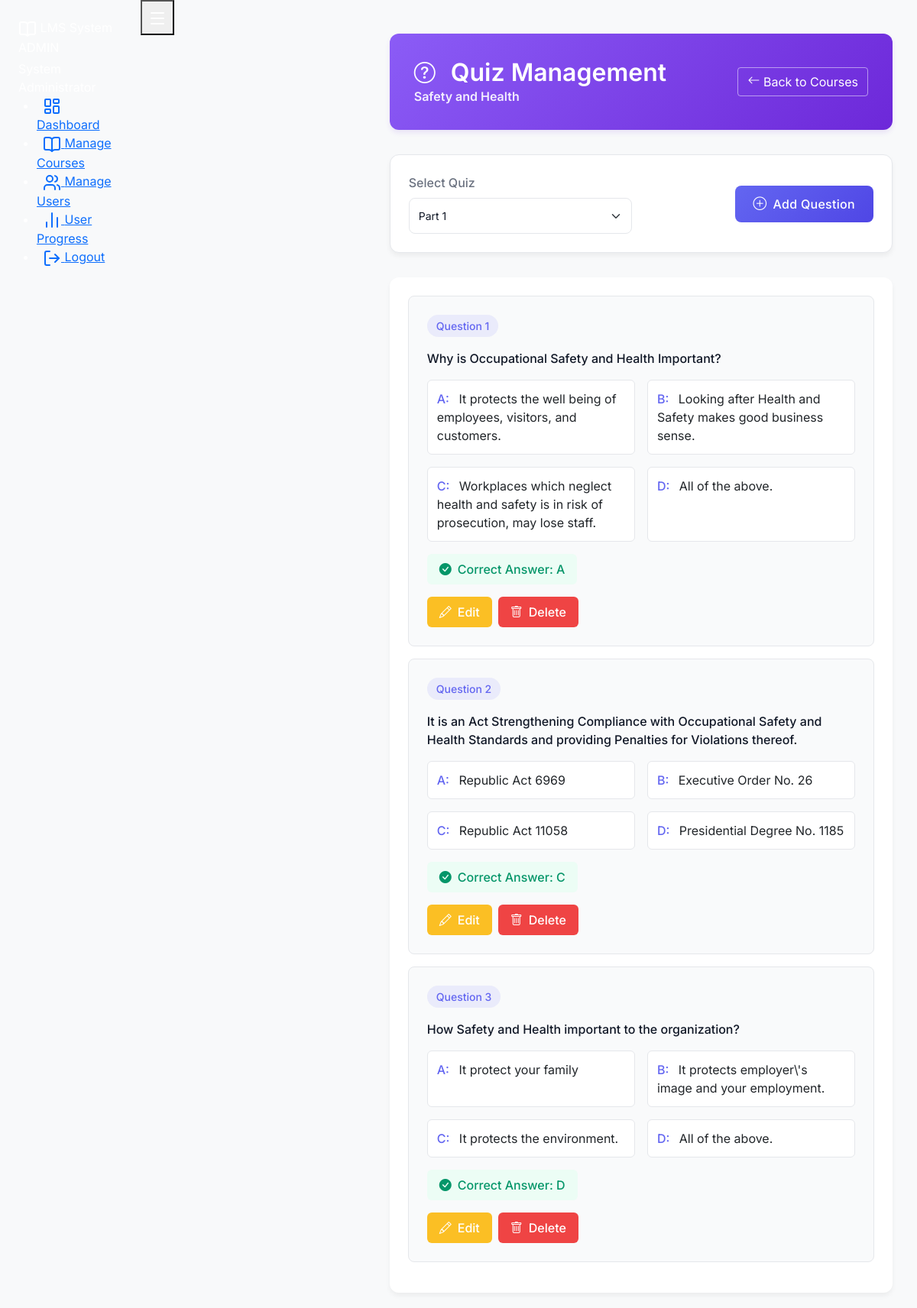
Page /manage_quiz.php?course_id=13 (signed in) on the committed database.
### tables this page shows
CREATE TABLE `courses` (
  `id` int(11) NOT NULL,
  `title` varchar(100) NOT NULL,
  `description` text DEFAULT NULL,
  `created_by` int(11) DEFAULT NULL,
  `has_video` tinyint(1) DEFAULT 0,
  `created_at` timestamp NULL DEFAULT current_timestamp(),
  `updated_at` timestamp NULL DEFAULT current_timestamp() ON UPDATE current_timestamp()
);

CREATE TABLE `questions` (
  `id` int(11) NOT NULL,
  `quiz_id` int(11) DEFAULT NULL,
  `question_text` text NOT NULL,
  `option_a` text NOT NULL,
  `option_b` text NOT NULL,
  `option_c` text NOT NULL,
  `option_d` text NOT NULL,
  `correct_answer` char(1) NOT NULL,
  `created_at` timestamp NULL DEFAULT current_timestamp(),
  `updated_at` timestamp NULL DEFAULT current_timestamp() ON UPDATE current_timestamp(),
  `question_image` varchar(255) DEFAULT NULL,
  `option_a_image` varchar(255) DEFAULT NULL,
  `option_b_image` varchar(255) DEFAULT NULL,
  `option_c_image` varchar(255) DEFAULT NULL,
  `option_d_image` varchar(255) DEFAULT NULL
);

### web/manage_quiz.php (the view, shortened to what this page needs)
<?php
require_once '../config.php';
$course_id = $_GET['course_id'] ?? 0;
$current_quiz_id = $_GET['quiz_id'] ?? 0;
$stmt = $conn->prepare("SELECT title FROM courses WHERE id = ?");
$stmt->bind_param("i", $course_id);
$stmt->execute();
$course = $stmt->get_result()->fetch_assoc();
$stmt = $conn->prepare("SELECT * FROM quizzes WHERE course_id = ?");
$stmt->bind_param("i", $course_id);
$stmt->execute();
$quizzes = $stmt->get_result();
if (!$current_quiz_id && $quizzes->num_rows > 0) {
    $first_quiz = $quizzes->fetch_assoc();
    $current_quiz_id = $first_quiz['id'];
    $quizzes->data_seek(0);
}
$new_question_id = $_SESSION['new_question_id'] ?? null;
?>
<!DOCTYPE html>
<html lang="en">
<head>
    <link href="https://cdn.jsdelivr.net/npm/bootstrap@5.1.3/dist/css/bootstrap.min.css" rel="stylesheet">
    <link rel="stylesheet" href="https://cdn.jsdelivr.net/npm/bootstrap-icons@1.7.2/font/bootstrap-icons.css">
    <link rel="stylesheet" href="../assets/css/style.css">
    <link rel="stylesheet" href="../assets/css/dashboard.css">
</head>
<body>
    <div class="wrapper">
        <?php include 'includes/sidebar.php'; ?>
        <div class="content">
            <div class="container mt-4">
                <?php if ($quizzes->num_rows == 0): ?>
                    <div class="progress-header">
                        <div class="alert alert-warning mb-0">
                            <i class="bi bi-exclamation-triangle-fill"></i>
                            Please create a quiz first before adding questions.
                            <a href="manage_courses.php" class="btn btn-light btn-sm ms-2">Back to Courses</a>
                        </div>
                    </div>
                <?php else: ?>
                    <div class="progress-header">
                        <div class="d-flex justify-content-between align-items-center">
                            <div>
                                <h1 class="page-title">
                                    <i class="bi bi-question-circle"></i> Quiz Management
                                </h1>
                                <p class="course-title"><?php echo htmlspecialchars($course['title']); ?></p>
                            </div>
                            <a href="manage_courses.php" class="btn btn-outline-light">
                                <i class="bi bi-arrow-left"></i> Back to Courses
                            </a>
                        </div>
                    </div>
                    <div class="quiz-selector">
                        <div class="row align-items-center">
                            <div class="col-md-6">
                                <label class="form-label mb-2">Select Quiz</label>
                                <select class="form-select" onchange="window.location.href='manage_quiz.php?course_id=<?php echo $course_id; ?>&quiz_id=' + this.value">
                                    <?php
                                    $quizzes->data_seek(0);
                                    while ($quiz = $quizzes->fetch_assoc()) {
                                        $selected = $quiz['id'] == $current_quiz_id ? 'selected' : '';
                                        echo "<option value='{$quiz['id']}' {$selected}>{$quiz['title']}</option>";
                                    }
                                    ?>
                                </select>
                            </div>
                            <div class="col-md-6 text-end">
                                <button class="action-button" data-bs-toggle="modal" data-bs-target="#addQuestionModal">
                                    <i class="bi bi-plus-circle"></i> Add Question
                                </button>
                            </div>
                        </div>
                    </div>
                    <?php if ($current_quiz_id): ?>
                        <div class="question-list">
                            <?php
                            $result = $conn->query("SELECT * FROM questions WHERE quiz_id = $current_quiz_id ORDER BY id");
                            $question_num = 1;
                            while ($row = $result->fetch_assoc()):
                                $is_new_question = ($row['id'] == $new_question_id);
                            ?>
                                <div class="question-card <?php echo $is_new_question ? 'border-primary' : ''; ?>">
                                    <div class="question-header">
                                        <span class="question-number">Question <?php echo $question_num++; ?></span>
                                    </div>
                                    <div class="question-text">
                                        <?php echo htmlspecialchars($row['question_text']); ?>
                                    </div>
                                    <div class="options-grid">
                                        <div class="option-item">
                                            <span class="option-label">A:</span>
                                            <?php echo htmlspecialchars($row['option_a']); ?>
                                        </div>
                                        <div class="option-item">
                                            <span class="option-label">B:</span>
                                            <?php echo htmlspecialchars($row['option_b']); ?>
                                        </div>
                                        <div class="option-item">
                                            <span class="option-label">C:</span>
                                            <?php echo htmlspecialchars($row['option_c']); ?>
                                        </div>
                                        <div class="option-item">
                                            <span class="option-label">D:</span>
                                            <?php echo htmlspecialchars($row['option_d']); ?>
                                        </div>
                                    </div>
                                    <div class="correct-answer">
                                        <i class="bi bi-check-circle-fill"></i>
                                        Correct Answer: <?php echo $row['correct_answer']; ?>
                                    </div>
                                    <div class="question-actions">
                                        <button class="btn-edit" onclick="editQuestion(<?php echo $row['id']; ?>)">
                                            <i class="bi bi-pencil"></i> Edit
                                        </button>
                                        <button class="btn-delete" onclick="deleteQuestion(<?php echo $row['id']; ?>)">
                                            <i class="bi bi-trash"></i> Delete
                                        </button>
                                    </div>
                                </div>
                            <?php endwhile; ?>
                        </div>
                    <?php endif; ?>
                <?php endif; ?>
            </div>
        </div>
    </div>
</body>
</html>

### assets/css/style.css (style rules this page uses)
.wrapper { display: flex; width: 100%; align-items: stretch; }
.content { margin-left: 280px; width: calc(100% - 280px); min-height: 100vh; padding: 2rem; background-color: #f8f9fa; transition: all 0.3s ease; }

### assets/css/dashboard.css (style rules this page uses)
body { font-family: 'Inter', sans-serif; background-color: #f8f9fa; color: #111827; }
.bi { display: inline-flex; align-items: center; justify-content: center; }
.action-button { display: inline-flex; align-items: center; gap: 8px; font-weight: 500; letter-spacing: 0.3px; background: #0d6efd; color: white; }
.action-button i { font-size: 1.1rem; }
.course-title { color: white; font-weight: 600; margin-bottom: 15px; }
.action-button { background-color: #2a2f45; color: white; border: none; border-radius: 10px; padding: 8px 15px; font-weight: 500; transition: all 0.3s ease; }
.form-label { font-weight: 500; color: #495057; margin-bottom: 0.5rem; }
.page-title { font-size: 1.5rem; font-weight: 600; color: #333; margin-bottom: 0; }
.page-title i { margin-right: 0.5rem; color: #667eea; }
.content { margin-left: 250px; padding: 20px; background-color: #f8f9fa; color: #212529; }
.action-button { background: linear-gradient(45deg, #667eea, #764ba2); border: none; padding: 0.75rem 1.5rem; color: white; font-weight: 500; border-radius: 8px; transition: all 0.3s ease; }
.form-control, .form-select { background-color: white; border: 1px solid rgba(255, 255, 255, 0.1); color: #212529; border-radius: 8px; }
.form-label { color: #495057; font-weight: 500; margin-bottom: 0.5rem; }
.progress-header { background: linear-gradient(135deg, #6366f1 0%, #4f46e5 100%); border-radius: 16px; padding: 2.5rem; margin-bottom: 2rem; box-shadow: 0 4px 6px rgba(99, 102, 241, 0.1); }
.page-title { font-size: 2rem; font-weight: 600; margin: 0; display: flex; align-items: center; gap: 0.75rem; color: #fff; }
.action-button { background: linear-gradient(135deg, #6366f1 0%, #4f46e5 100%); border: none; padding: 0.75rem 1.5rem; border-radius: 8px; font-weight: 500; color: white; display: inline-flex; align-items: center; gap: 0.5rem; transition: all 0.2s; }

### rows in the picture
courses: title "Safety and Health"
questions: question_text "Why is Occupational Safety and Health Important?", option_a "It protects the well being of employees, visitors, and customers.", option_b "Looking after Health and Safety makes good business sense.", option_c "Workplaces which neglect health and safety is in risk of prosecution, may lose staff.", option_d "All of the above.", correct_answer "A"
questions: question_text "It is an Act Strengthening Compliance with Occupational Safety and Health Standards and providing Penalties for Violations thereof.", option_a "Republic Act 6969", option_b "Executive Order No. 26", option_c "Republic Act 11058", option_d "Presidential Degree No. 1185", correct_answer "C"
questions: question_text "How Safety and Health important to the organization?", option_a "It protect your family", option_b "It protects employer\\'s image and your employment.", option_c "It protects the environment.", option_d "All of the above.", correct_answer "D"

### other values in the picture
form field value "Part 1"
